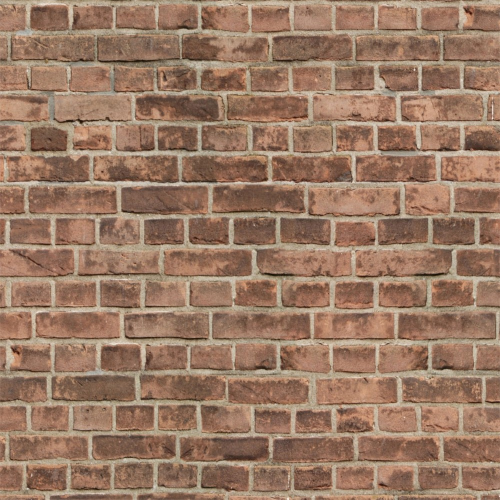
#> input picture imgs/parede.jpg, 1000 x 1000 px (shown at 1/2 size)
$ jupyter execute SmoothingBlur.ipynb   (shell and % lines are left out)
#> lines starting #> are read from the running program, lines starting #| are printed output that depends on the picture
[cell 1]
import cv2
import numpy as np
import matplotlib.pyplot as plt

[cell 2]
def load_img():
    img = cv2.imread('./imgs/parede.jpg')
#> img is the input picture: shape (1000, 1000, 3); mean B, G, R 100.1, 121.3, 153.9
    img = cv2.cvtColor(img,cv2.COLOR_BGR2RGB)
    return img

[cell 3]
def display_img(img):
    fig = plt.figure(figsize=(10,8))
    ax = fig.add_subplot(111)
    ax.imshow(img)

[cell 4]
##load_img()

[cell 5]
img = load_img()
display_img(img)

[cell 6]
##quanto maior o gama mais escuro fica
gamma = 1/4
img_gamma = np.power(img/255,gamma)
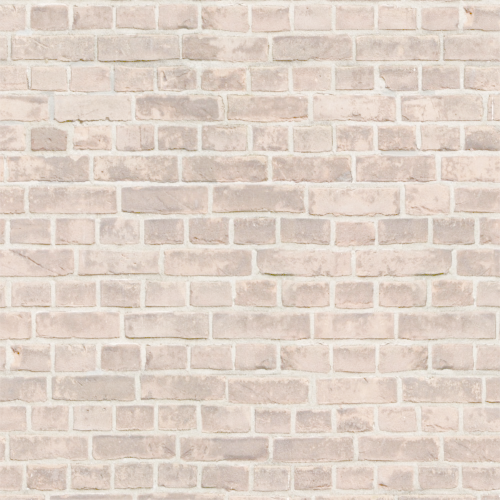
#> img_gamma: shape (1000, 1000, 3) float64 (shown at 1/2 size); mean R, G, B 0.878, 0.825, 0.784
display_img(img_gamma)

[cell 7]
###Displaying a text on the image
img=load_img()
font = cv2.FONT_HERSHEY_COMPLEX
cv2.putText(img,text='Hello',org=(100,600),fontFace=font,fontScale=10,color=(2,233,23),thickness=4)
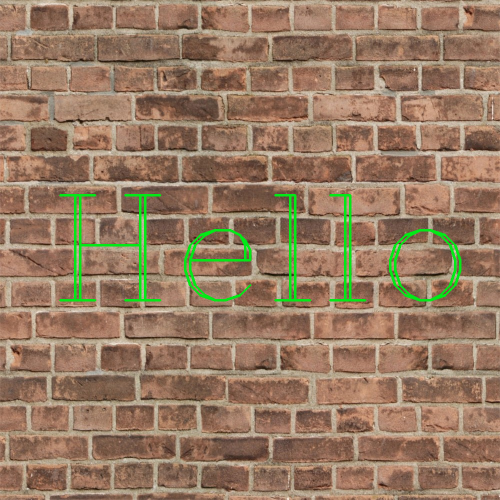
#> img: shape (1000, 1000, 3) (shown at 1/2 size); mean R, G, B 151.1, 123.4, 98.7
display_img(img)

[cell 8]
kernel = np.ones(shape=(5,5),dtype=np.float32)/17

[cell 9]
kernel

[cell 10]
##blur
imgBlur = cv2.filter2D(img,-1,kernel)
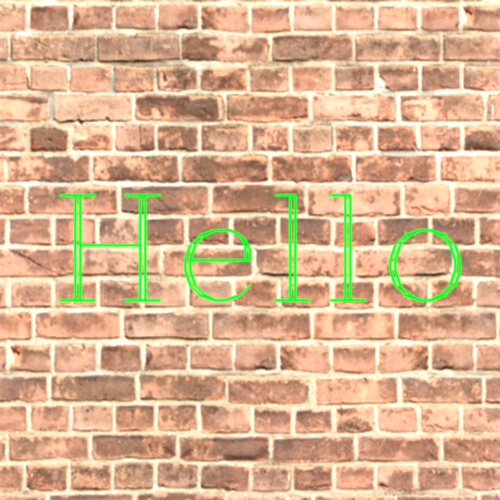
#> imgBlur: shape (1000, 1000, 3) (shown at 1/2 size); mean R, G, B 217.6, 180.1, 145.1
blur_median = cv2.medianBlur(img,3)
display_img(imgBlur)
##display_img(blur_median)

$ run again, with imgs/flower.jpg copied over imgs/parede.jpg
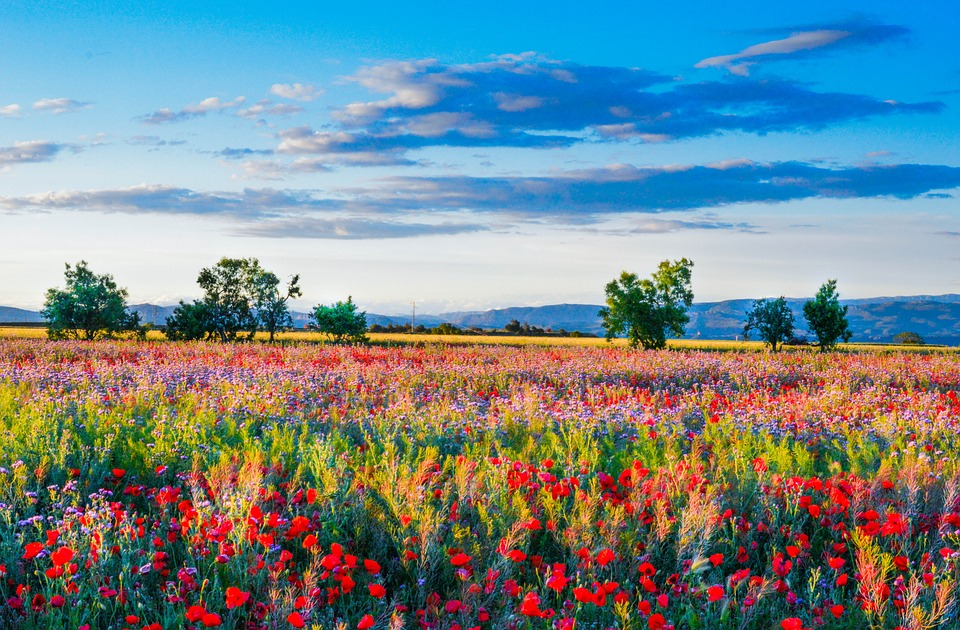
#> input picture imgs/flower.jpg, 960 x 630 px
#> in load_img, img is the input picture: shape (630, 960, 3); mean B, G, R 142.3, 136.2, 114.8
#> `img_gamma = np.power(img/255,gamma)`:
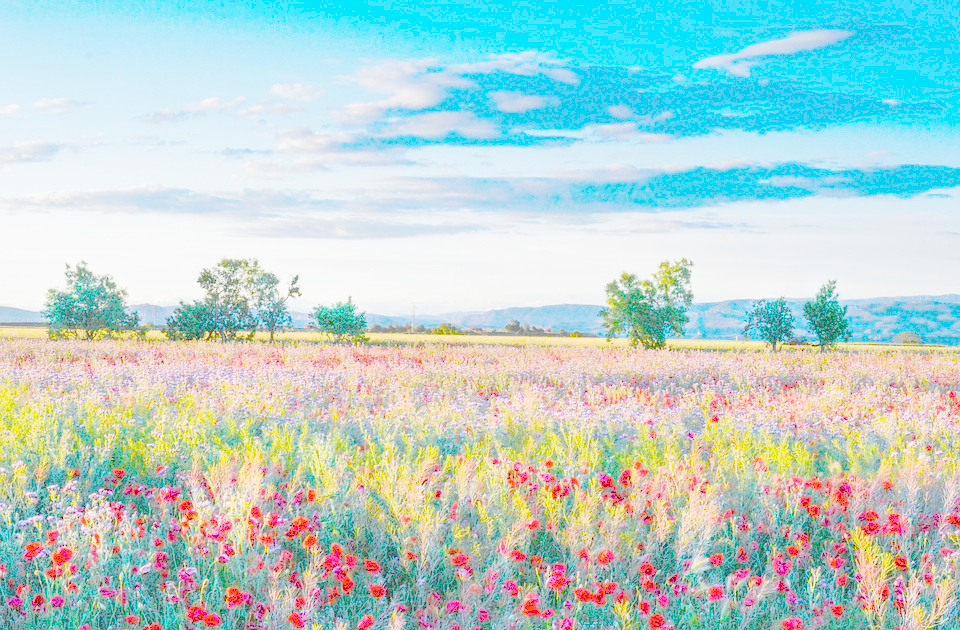
#> img_gamma: shape (630, 960, 3) float64; mean R, G, B 0.716, 0.827, 0.813
#> `imgBlur = cv2.filter2D(img,-1,kernel)`:
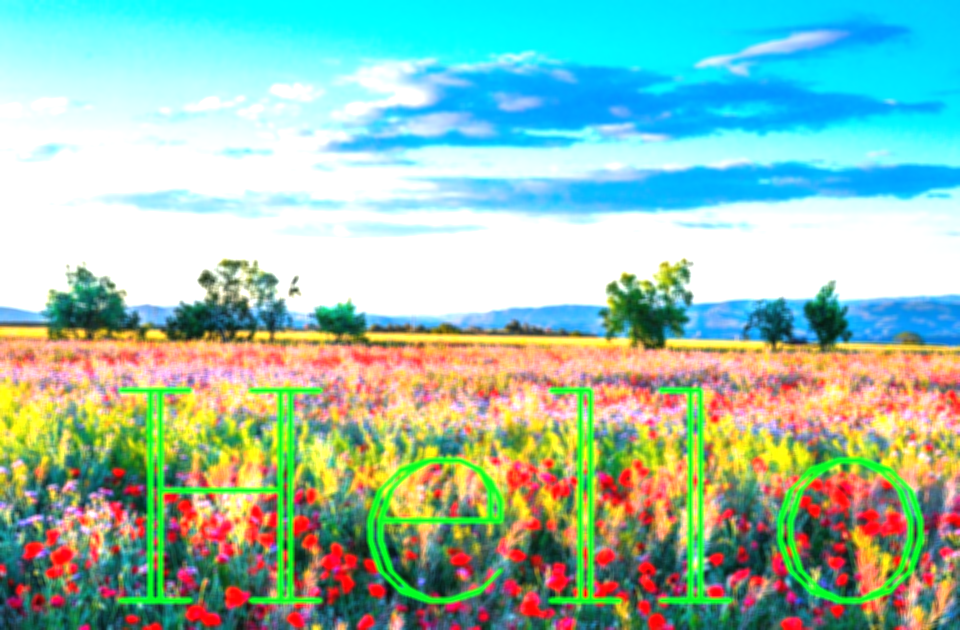
#> imgBlur: shape (630, 960, 3); mean R, G, B 150.3, 191.8, 174
